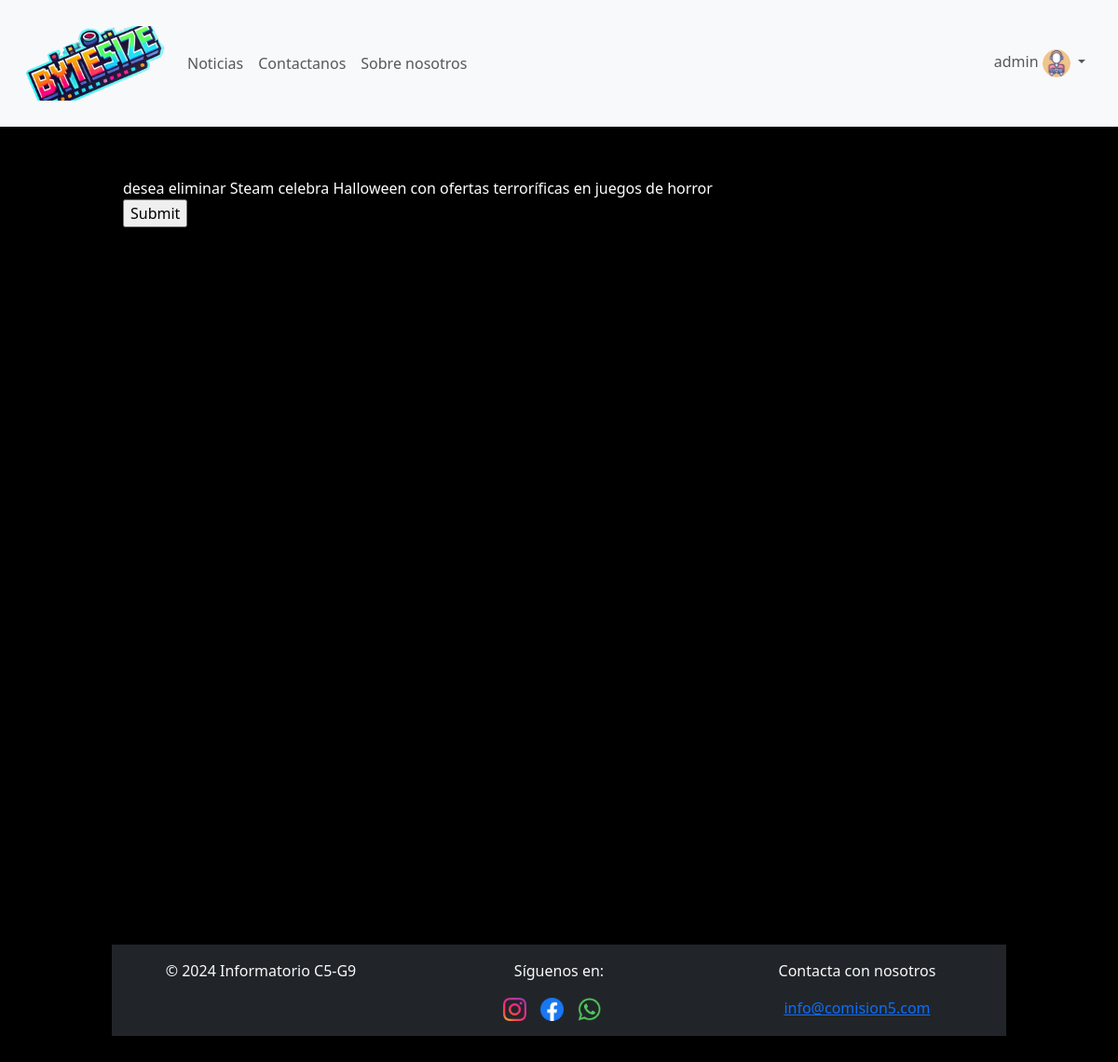
The page /posts/eliminar/1 (signed in) on the database its author committed.
### apps/posts/models.py (models this page shows, shortened)
class User(AbstractUser):
    icono = models.ImageField(upload_to="media/usuarios",  default='media/usuarios/default.png', null=True, blank=True)
    descripcion = models.TextField(max_length=350)
    class Meta:
        verbose_name = "Usuario"
        verbose_name_plural = "Usuarios"

class Posts(models.Model):  # nombreapp_nombreclase
    titulo = models.CharField(
        max_length=250, null=False, blank=False, verbose_name="Titulo"
    )
    encabezado = models.TextField(verbose_name="Encabezado")
    contenido = models.TextField(verbose_name="Contenido")
    fecha_publicacion = models.DateTimeField(auto_now_add=True)
    autor = models.ForeignKey(User, on_delete=models.CASCADE)
    categoria = models.ForeignKey(Categorias, on_delete=models.CASCADE, )
    imagen1 = models.ImageField(upload_to="media/posts", null=False, blank=False, default='media/posts/default.png')
    imagen2 = models.ImageField(upload_to="media/posts", null=False, blank=False, default='media/posts/default.png')
    class Meta:
        db_table = "Posts"
        verbose_name = "Post"
        verbose_name_plural = "Posts"
    def __str__(self):
        return self.titulo

### apps/posts/views.py (the view)
# urls.py: path("eliminar/<int:pk>", views.EliminarPost.as_view(), name="eliminar_post"),
class EliminarPost(DeleteView):
    model = Posts
    success_url = reverse_lazy("noticias")

### templates/posts/posts_confirm_delete.html (shortened to what this page needs)
{% extends 'base.html' %}
{% block contenido%}
desea eliminar {{object}}
<form action="" method="post">
    <input type="submit">
</form>
{% endblock contenido%}

### templates/base.html (shortened to what this page needs)
{% load static %}
<!DOCTYPE html>
<html lang="en">
<head>
    <link href="https://cdn.jsdelivr.net/npm/bootstrap@5.3.3/dist/css/bootstrap.min.css" rel="stylesheet"
>
    <link rel="stylesheet" href="{% static 'css/style.css' %}">
</head>
<body>
    <header class="bg-light shadow-sm">
        <nav class="navbar navbar-expand-lg navbar-light">
            <div class="container-fluid">
                <a class="navbar-brand" href="{% url 'noticias' %}">
                    <img class="logo" src="{% static 'img/blog-de-internett.png' %}" alt="Logo" width="50">
                </a>
                <div class="collapse navbar-collapse" id="navbarNav">
                    <ul class="navbar-nav me-auto mb-2 mb-lg-0">
                        <li class="nav-item">
                            <a class="nav-link" href="{% url 'noticias' %}">Noticias</a>
                        </li>
                        <li class="nav-item">
                            <a class="nav-link" href="{% url 'contacto' %}">Contactanos</a>
                        </li>
                        <li class="nav-item">
                            <a class="nav-link" href="{% url 'about' %}">Sobre nosotros</a>
                        </li>
                    </ul>
                    <ul class="navbar-nav ms-auto">
                        {% if user.is_authenticated %}
                        <li class="nav-item dropdown">
                            <a class="nav-link dropdown-toggle" href="#" id="navbarDropdown" role="button"
                                data-bs-toggle="dropdown" aria-expanded="false">
                                {{user.username}}
                                {% if user.icono %}
                                <img src="{{user.icono.url}}" alt="Icono de perfil" class="rounded-circle" width="30px">
                                {% endif %}
                            </a>
                        </li>
                        {% endif %}
                    </ul>
                </div>
            </div>
        </nav>
    </header>
    <main class="container my-4">
        {% block contenido %}
        {% endblock contenido %}
    </main>
    <footer class="bg-dark text-light py-3">
        <div class="container text-center">
            <div class="row">
                <div class="col-md-4">
                    <p>&copy; 2024 Informatorio C5-G9</p>
                </div>
                <div class="col-md-4">
                    <p>Síguenos en:</p>
                    <div class="social-icons d-flex justify-content-center">
                        <a href="#"><img src="{% static 'img/ig.ico' %}" alt="Instagram" width="25px"> </a>
                        <a href="#"><img src="{% static 'img/fb.ico' %}" alt="Facebook" width="25px"> </a>
                        <a href="#"><img src="{% static 'img/wp.ico' %}" alt="Whatsapp" width="25px"> </a>
                    </div>
                </div>
                <div class="col-md-4">
                    <p>Contacta con nosotros</p>
                    <a href="mailto:info@comision5.com">info@comision5.com</a>
                </div>
            </div>
        </div>
    </footer>
</body>
</html>

### static/css/style.css (style rules this page uses)
body { background-color: black; color: white; margin: 8%; padding: 2%; }
header { color: white; padding: 15px; }
.navbar { display: flex; justify-content: space-around; list-style: none; }
.logo { width: 150px; height: 80px; object-fit: cover; }

### rows shown on the page
User: username "admin", icono (placeholder picture)
Posts: titulo "Steam celebra Halloween con ofertas terroríficas en juegos de horror"
